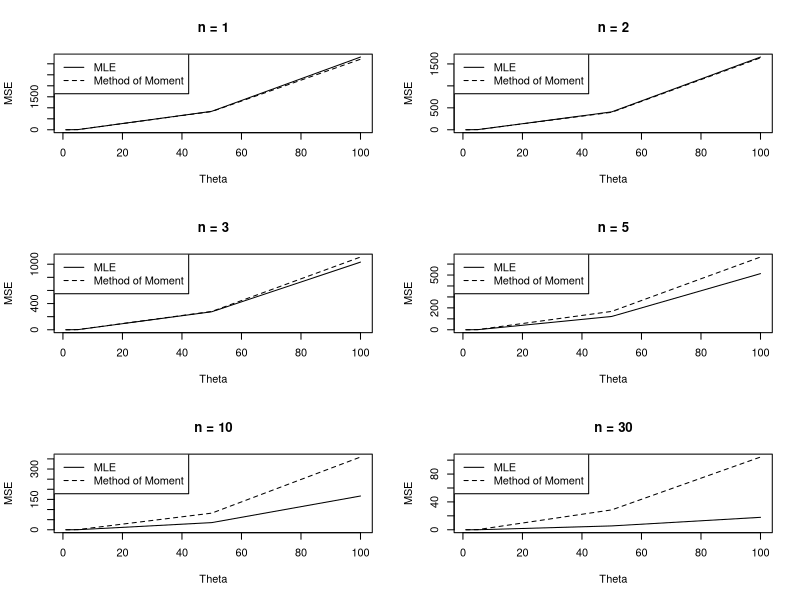

Write the R code that produced this figure.
P1_2 = function(N, sizes, thetas){
  result=c()
  # name of every row in the result
  name=c()
  
  for (size in sizes) {
    for (theta in thetas) {
      arr_theta_hat_1 = c()
      arr_theta_hat_2 = c()
      name = c(name, paste("n=",size, ", theta=", theta))
      for (i in 1 : N) {
        data = runif(size, min = 0, max = theta)
        theta_hat_1 = max(data)
        theta_hat_2 = 2 * mean(data)
        arr_theta_hat_1[i] = (theta_hat_1 - theta)^2
        arr_theta_hat_2[i] = (theta_hat_2 - theta)^2
      }
      mse1 = mean(arr_theta_hat_1)
      mse2 = mean(arr_theta_hat_2)
      result = rbind(result, c(mse1, mse2))
    }
  }
  colnames(result) = c("MSE_theta_hat_1","MSE_theta_hat_2")
  rownames(result) = name
  return (result)
}
# call the function
sizes = c (1, 2, 3, 5, 10, 30)
thetas = c (1, 5, 50, 100)
result = P1_2(1000, sizes, thetas)

# start to plot
par(mfrow=c(3,2))
y1 = result[1:4]
y2 = result[25:28]
f_name = "n = 1"
y = c(y1, y2)
miny = min(y)
maxy = max(y)
plot(thetas, y1, type = 'l', lty = 1, ylim = c(miny, maxy), xlab = 'Theta', ylab = 'MSE', main = f_name)
lines(thetas, y2, lty = 2)
legend("topleft", c("MLE", "Method of Moment"), lty = c(1,2))

y1 = result[5:8]
y2 = result[29:32]
f_name = "n = 2"
y = c(y1, y2)
miny = min(y)
maxy = max(y)
plot(thetas, y1, type = 'l', lty = 1, ylim = c(miny, maxy), xlab = 'Theta', ylab = 'MSE', main = f_name)
lines(thetas, y2, lty = 2)
legend("topleft", c("MLE", "Method of Moment"), lty = c(1,2))

y1 = result[9:12]
y2 = result[33:36]
f_name = "n = 3"
y = c(y1, y2)
miny = min(y)
maxy = max(y)
plot(thetas, y1, type = 'l', lty = 1, ylim = c(miny, maxy), xlab = 'Theta', ylab = 'MSE', main = f_name)
lines(thetas, y2, lty = 2)
legend("topleft", c("MLE", "Method of Moment"), lty = c(1,2))

y1 = result[13:16]
y2 = result[37:40]
f_name = "n = 5"
y = c(y1, y2)
miny = min(y)
maxy = max(y)
plot(thetas, y1, type = 'l', lty = 1, ylim = c(miny, maxy), xlab = 'Theta', ylab = 'MSE', main = f_name)
lines(thetas, y2, lty = 2)
legend("topleft", c("MLE", "Method of Moment"), lty = c(1,2))

y1 = result[17:20]
y2 = result[41:44]
f_name = "n = 10"
y = c(y1, y2)
miny = min(y)
maxy = max(y)
plot(thetas, y1, type = 'l', lty = 1, ylim = c(miny, maxy), xlab = 'Theta', ylab = 'MSE', main = f_name)
lines(thetas, y2, lty = 2)
legend("topleft", c("MLE", "Method of Moment"), lty = c(1,2))

y1 = result[21:24]
y2 = result[45:48]
f_name = "n = 30"
y = c(y1, y2)
miny = min(y)
maxy = max(y)
plot(thetas, y1, type = 'l', lty = 1, ylim = c(miny, maxy), xlab = 'Theta', ylab = 'MSE', main = f_name)
lines(thetas, y2, lty = 2)
legend("topleft", c("MLE", "Method of Moment"), lty = c(1,2))

